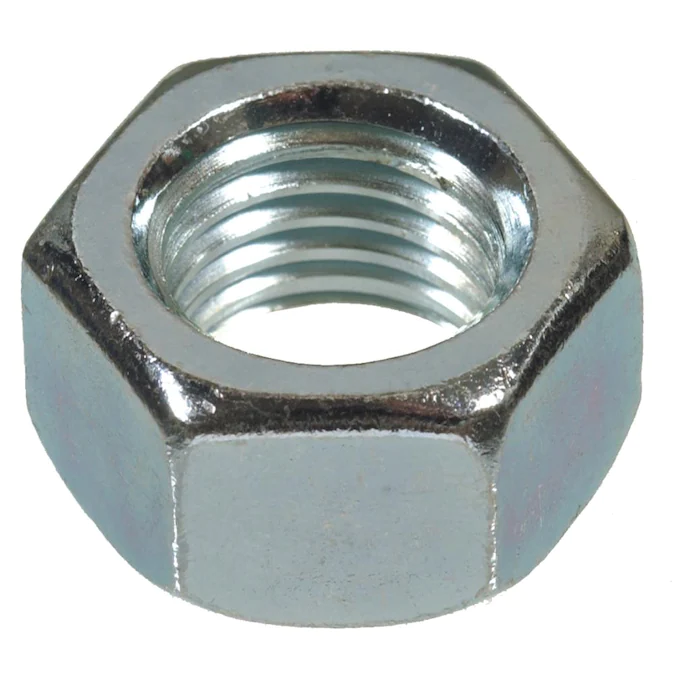
#> input picture 2.png, 675 x 675 px, given in place of Hexnut.jpg, which was not available
$ jupyter execute QualityControl.ipynb   (text cells are left out)
#> lines starting #> are read from the running program, lines starting #| are printed output that depends on the picture; pictures that were not available may be replaced by others from this repository, and a replacement may not be noted
[cell 1]
# imports
import cv2 as cv2
import numpy as np
from matplotlib import pyplot as plt

[cell 2]
#get template and compairson
img = cv2.imread('Hexnut.jpg',0)
#> img: shape (675, 675); min 0, max 255, mean 186.6
img2 = img.copy()
template = cv2.imread('duoHex.jpg',0)
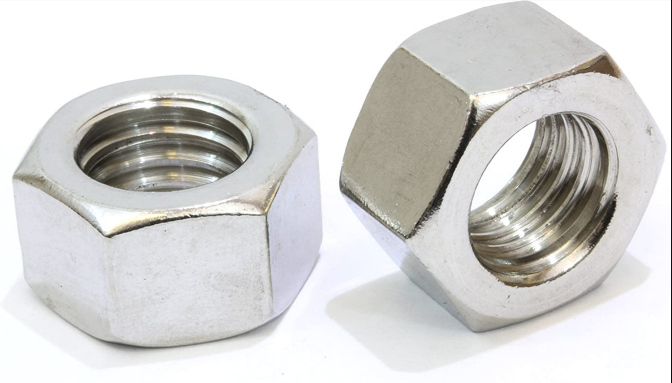
#> input picture duohex.png, 1344 x 766 px, given in place of duoHex.jpg, which was not available (shown at 1/2 size)
#> template: shape (766, 1344); min 17, max 255, mean 212.7
w, h = template.shape[::-1]
#> w = 1344; h = 766

[cell 3]
methods = ['cv2.TM_CCOEFF','cv2.TM_CCOEFF_NORMED','cv2.TM_CCORR','cv2.TM_CCORR_NORMED','cv2.TM_SQDIFF','cv2.TM_SQDIFF_NORMED']

for meth in methods:
    img = img2.copy()
    method = eval(meth)


    #Apply template matching
    res = cv2.matchTemplate(img,template,method)
    min_val, max_val, min_loc, max_loc = cv2.minMaxLoc(res)


    #If the method in TM_SQDIFF or TM_SQDIFF_NORMED, take minimum
    if method in [cv2.TM_SQDIFF, cv2.TM_SQDIFF_NORMED]:
        top_left = min_loc
    else:
        top_left = max_loc
    bottom_right = (top_left[0] + w, top_left[1] + h)

    cv2.rectangle(img,top_left, bottom_right, 255, 2)

    plt.subplot(121),plt.imshow(res,cmap='gray')
    plt.title('Matching Result'), plt.xticks([]),plt.yticks([1])
    plt.subplot(122),plt.imshow(img,cmap='gray')
    plt.title('Detected Point'), plt.xticks([]), plt.yticks([])
    plt.suptitle(meth)

    plt.show()
#> this loop made 6 passes
#> (min_val, max_val, min_loc, top_left, bottom_right) on passes 1 to 4: (69298952, 610871744, (445, 0), (664, 0), (2008, 766)), (0.0525, 0.441, (445, 0), (6, 91), (1350, 857)), (1.73e+10, 1.9e+10, (538, 0), (4, 91), (1348, 857)), (0.928, 0.956, (450, 0), (6, 91), (1350, 857))
#> (min_val, max_val, max_loc, top_left, bottom_right) on passes 5 to 6: (1.83e+09, 2.84e+09, (37, 0), (663, 0), (2007, 766)), (0.0989, 0.148, (449, 0), (663, 0), (2007, 766))
#> pass 1, `res = cv2.matchTemplate(img,template,method)`:
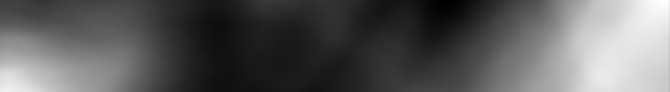
#> res: shape (92, 670) float32; min 69298952, max 610871744, mean 266026352; drawn with min black and max white
#> pass 1, `plt.show()`:
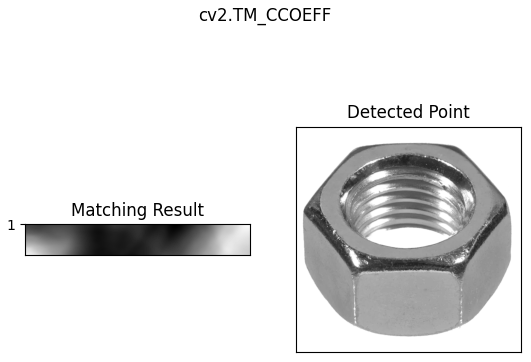
#> figure drawn by matplotlib, 2 panels
#> pass 2, `res = cv2.matchTemplate(img,template,method)`:
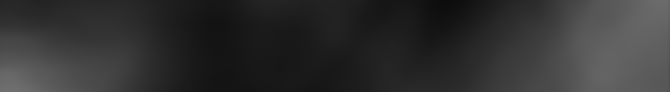
#> res: shape (92, 670) float32; min 0.0525, max 0.441, mean 0.195
#> pass 3, `res = cv2.matchTemplate(img,template,method)`:
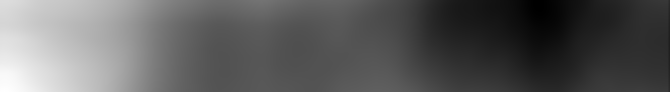
#> res: shape (92, 670) float32; min 1.73e+10, max 1.9e+10, mean 1.79e+10; drawn with min black and max white
#> after the loop:
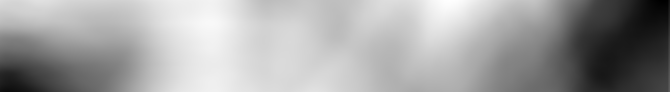
#> res: shape (92, 670) float32; min 0.0989, max 0.148, mean 0.13; drawn with min black and max white

[cell 4]
#import images
duoHex_img = cv2.imread('duoHex.jpg', cv2.IMREAD_UNCHANGED)
#> duoHex_img is the input picture: shape (766, 1344, 3); mean B, G, R 211.3, 212.6, 213.3
soloHex_img = cv2.imread('Hexnut.jpg', cv2.IMREAD_UNCHANGED)
#> soloHex_img is the input picture: shape (675, 675, 3); mean B, G, R 188, 188.5, 182.1

[cell 5]
#show images (dual hexnuts)
cv2.imshow('Duo Hex', duoHex_img)
cv2.waitKey()
cv2.destroyAllWindows()

[cell 6]
#show images (singular hexnut)
cv2.imshow('Solo', soloHex_img)
cv2.waitKey()
cv2.destroyAllWindows()

[cell 7]
#generate result for TM_SQDIFF
result1 = cv2.matchTemplate(duoHex_img, soloHex_img, cv2.TM_SQDIFF)
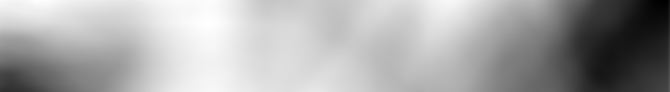
#> result1: shape (92, 670) float32; min 5.67e+09, max 8.73e+09, mean 7.69e+09; drawn with min black and max white

[cell 8]
#show result (heat map simiarity for TM_SQDIFF)
cv2.imshow('TM_SQDIFF', result1)
cv2.waitKey()
cv2.destroyAllWindows()

[cell 9]
#generate result for TM_SQDIFF_NORMED
result2 = cv2.matchTemplate(duoHex_img, soloHex_img, cv2.TM_SQDIFF_NORMED)

[cell 10]
cv2.imshow('TM_SQDIFF_NORMED', result2)
cv2.waitKey()
cv2.destroyAllWindows()

[cell 11]
#generate result for TM_CCORR method
result3 = cv2.matchTemplate(duoHex_img, soloHex_img, cv2.TM_CCORR)

[cell 12]
cv2.imshow('TM_CCORR', result3)
cv2.waitKey()
cv2.destroyAllWindows()

[cell 13]
#generate result for TM_CCORR_NORMED method
result4 = cv2.matchTemplate(duoHex_img, soloHex_img, cv2.TM_CCORR_NORMED)

[cell 14]
cv2.imshow('TM_CCORR_NORMED', result4)
cv2.waitKey()
cv2.destroyAllWindows()

[cell 15]
result5 = cv2.matchTemplate(duoHex_img, soloHex_img, cv2.TM_CCOEFF)

[cell 16]
#show result (heat map similarity for TM_CCOEFF)
cv2.imshow('TM_CCOEFF', result5)
cv2.waitKey()
cv2.destroyAllWindows

[cell 17]
result6 = cv2.matchTemplate(duoHex_img, soloHex_img, cv2.TM_CCOEFF_NORMED)
